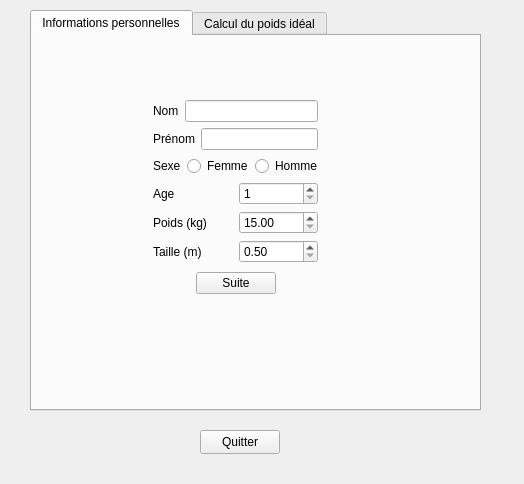
<?xml version="1.0" encoding="UTF-8"?>
<ui version="4.0">
 <class>Widget</class>
 <widget class="QWidget" name="Widget">
  <property name="geometry">
   <rect>
    <x>0</x>
    <y>0</y>
    <width>524</width>
    <height>484</height>
   </rect>
  </property>
  <property name="windowTitle">
   <string>Widget</string>
  </property>
  <widget class="QPushButton" name="pushButtonQuitter">
   <property name="geometry">
    <rect>
     <x>200</x>
     <y>430</y>
     <width>80</width>
     <height>24</height>
    </rect>
   </property>
   <property name="text">
    <string>Quitter</string>
   </property>
  </widget>
  <widget class="QTabWidget" name="tabWidget">
   <property name="geometry">
    <rect>
     <x>30</x>
     <y>10</y>
     <width>451</width>
     <height>401</height>
    </rect>
   </property>
   <property name="currentIndex">
    <number>0</number>
   </property>
   <widget class="QWidget" name="tab">
    <attribute name="title">
     <string>Informations personnelles</string>
    </attribute>
    <widget class="QWidget" name="">
     <property name="geometry">
      <rect>
       <x>110</x>
       <y>50</y>
       <width>187</width>
       <height>223</height>
      </rect>
     </property>
     <layout class="QVBoxLayout" name="verticalLayout_2">
      <item>
       <layout class="QVBoxLayout" name="verticalLayout">
        <item>
         <layout class="QHBoxLayout" name="horizontalLayout">
          <item>
           <widget class="QLabel" name="labelNom">
            <property name="text">
             <string>Nom</string>
            </property>
           </widget>
          </item>
          <item>
           <widget class="QLineEdit" name="lineEditNom"/>
          </item>
         </layout>
        </item>
        <item>
         <layout class="QHBoxLayout" name="horizontalLayout_2">
          <item>
           <widget class="QLabel" name="labelPrenom">
            <property name="text">
             <string>Prénom</string>
            </property>
           </widget>
          </item>
          <item>
           <widget class="QLineEdit" name="lineEditPrenom"/>
          </item>
         </layout>
        </item>
        <item>
         <layout class="QHBoxLayout" name="horizontalLayout_3">
          <item>
           <widget class="QLabel" name="labelSexe">
            <property name="text">
             <string>Sexe</string>
            </property>
           </widget>
          </item>
          <item>
           <widget class="QRadioButton" name="radioButtonFemme">
            <property name="text">
             <string>Femme</string>
            </property>
           </widget>
          </item>
          <item>
           <widget class="QRadioButton" name="radioButtonHomme">
            <property name="text">
             <string>Homme</string>
            </property>
           </widget>
          </item>
         </layout>
        </item>
        <item>
         <layout class="QHBoxLayout" name="horizontalLayout_4">
          <item>
           <widget class="QLabel" name="labelAge">
            <property name="text">
             <string>Age</string>
            </property>
           </widget>
          </item>
          <item>
           <widget class="QSpinBox" name="spinBoxAge">
            <property name="layoutDirection">
             <enum>Qt::LeftToRight</enum>
            </property>
            <property name="minimum">
             <number>1</number>
            </property>
            <property name="maximum">
             <number>200</number>
            </property>
           </widget>
          </item>
         </layout>
        </item>
        <item>
         <layout class="QHBoxLayout" name="horizontalLayout_5">
          <item>
           <widget class="QLabel" name="labelPoids">
            <property name="text">
             <string>Poids (kg)</string>
            </property>
           </widget>
          </item>
          <item>
           <widget class="QDoubleSpinBox" name="doubleSpinBoxPoids">
            <property name="minimum">
             <double>15.000000000000000</double>
            </property>
            <property name="maximum">
             <double>300.000000000000000</double>
            </property>
            <property name="singleStep">
             <double>0.100000000000000</double>
            </property>
           </widget>
          </item>
         </layout>
        </item>
        <item>
         <layout class="QHBoxLayout" name="horizontalLayout_6">
          <item>
           <widget class="QLabel" name="labelTaille">
            <property name="text">
             <string>Taille (m)</string>
            </property>
           </widget>
          </item>
          <item>
           <widget class="QDoubleSpinBox" name="doubleSpinBoxTaille">
            <property name="minimum">
             <double>0.500000000000000</double>
            </property>
            <property name="maximum">
             <double>3.000000000000000</double>
            </property>
            <property name="singleStep">
             <double>0.010000000000000</double>
            </property>
           </widget>
          </item>
         </layout>
        </item>
       </layout>
      </item>
      <item>
       <layout class="QHBoxLayout" name="horizontalLayout_7">
        <item>
         <spacer name="horizontalSpacer">
          <property name="orientation">
           <enum>Qt::Horizontal</enum>
          </property>
          <property name="sizeHint" stdset="0">
           <size>
            <width>40</width>
            <height>20</height>
           </size>
          </property>
         </spacer>
        </item>
        <item>
         <widget class="QPushButton" name="pushButtonSuite">
          <property name="text">
           <string>Suite</string>
          </property>
         </widget>
        </item>
        <item>
         <spacer name="horizontalSpacer_2">
          <property name="orientation">
           <enum>Qt::Horizontal</enum>
          </property>
          <property name="sizeHint" stdset="0">
           <size>
            <width>40</width>
            <height>20</height>
           </size>
          </property>
         </spacer>
        </item>
       </layout>
      </item>
     </layout>
    </widget>
   </widget>
   <widget class="QWidget" name="tab_2">
    <attribute name="title">
     <string>Calcul du poids idéal</string>
    </attribute>
    <widget class="QTextEdit" name="textEdit">
     <property name="geometry">
      <rect>
       <x>40</x>
       <y>20</y>
       <width>371</width>
       <height>181</height>
      </rect>
     </property>
    </widget>
    <widget class="QWidget" name="">
     <property name="geometry">
      <rect>
       <x>100</x>
       <y>240</y>
       <width>260</width>
       <height>86</height>
      </rect>
     </property>
     <layout class="QVBoxLayout" name="verticalLayout_3">
      <item>
       <widget class="QPushButton" name="pushButtonDevine">
        <property name="text">
         <string>Poids idéal formule de Devine</string>
        </property>
       </widget>
      </item>
      <item>
       <widget class="QPushButton" name="pushButtonLorentz">
        <property name="text">
         <string>Poids idéal formule de Lorentz</string>
        </property>
       </widget>
      </item>
      <item>
       <widget class="QPushButton" name="pushButtonLorentzAge">
        <property name="text">
         <string>Poids idéal de Lorentz en fonction de l'age</string>
        </property>
       </widget>
      </item>
     </layout>
    </widget>
   </widget>
  </widget>
 </widget>
 <layoutdefault spacing="6" margin="11"/>
 <resources/>
 <connections>
  <connection>
   <sender>pushButtonQuitter</sender>
   <signal>clicked()</signal>
   <receiver>Widget</receiver>
   <slot>close()</slot>
   <hints>
    <hint type="sourcelabel">
     <x>257</x>
     <y>439</y>
    </hint>
    <hint type="destinationlabel">
     <x>228</x>
     <y>176</y>
    </hint>
   </hints>
  </connection>
 </connections>
</ui>
